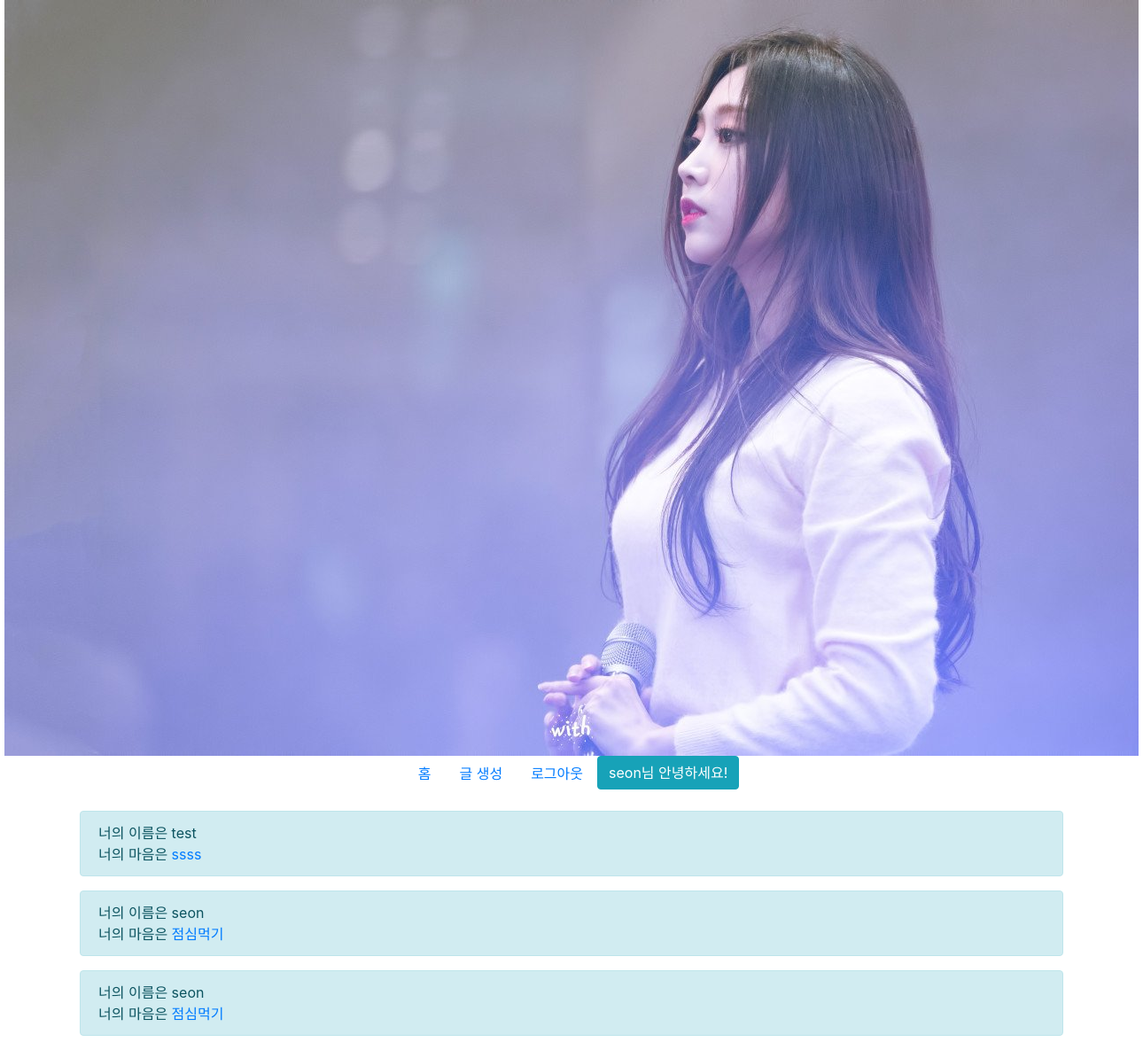
The page /board/ (signed in) on the database its author committed.
### board/models.py (models this page shows)
class Board(models.Model):
    title = models.CharField(max_length=100)
    content = models.CharField(max_length=100)
    created_at = models.DateField(auto_now_add=True)
    user = models.ForeignKey(settings.AUTH_USER_MODEL,
                             on_delete=models.CASCADE)

### board/views.py (the view)
# urls.py: path('', views.index, name='index'),
def index(request):
    boards = Board.objects.all()
    context = {
        'boards': boards
    }
    return render(request, 'board/index.html', context)

### board/templates/board/index.html
{% extends 'base.html' %}
{% load bootstrap4 %}
{% block body %}
{% for board in boards %}
<div class="alert alert-info" role="alert">
  너의 이름은 {{board.user}}
  <br>
  너의 마음은
  <a href="{% url 'board:detail' board.id %}">{{board.title}}</a>
</div>
{% endfor %}
{% endblock %}

### gallery/templates/base.html (shortened to what this page needs)
{% load bootstrap4 %}
{% load static %}
<!DOCTYPE html>
<html lang="en">
<head>
  {% bootstrap_css %}
</head>
<body>
  <div class="text-center">
    <a
      href="https://search.naver.com/search.naver?sm=top_hty&fbm=0&ie=utf8&query=%EB%9F%AC%EB%B8%94%EB%A6%AC%EC%A6%88+%EC%A7%80%EC%88%98"><img
        src="{% static 'jisoo.jpg' %}" alt=""></a>
  </div>
  <ul class="nav justify-content-center">
    <li class="nav-item">
      <a class="nav-link active" href="{% url 'board:index' %}">홈</a>
    </li>
    {% if user.is_authenticated %}
    <li class="nav-item">
      <a class="nav-link" href="{% url 'board:create' %}">글 생성</a>
    </li>
    <li class="nav-item">
      <a class="nav-link" href="{% url 'accounts:logout' %}">로그아웃</a>
    </li>
    <li class="nav-item">
      <h1 class="btn btn-info">{{user.username}}님 안녕하세요!</h1>
    </li>
    {% endif %}
  </ul>
  <div class="container my-3">
    {% block body %}
    {% endblock %}
  </div>
</body>
</html>

### rows shown on the page
Board: user "test", title "ssss"
Board: user "seon", title "점심먹기"
Board: user "seon", title "점심먹기"

### other values the page prints
{{ user.username }} "seon"
